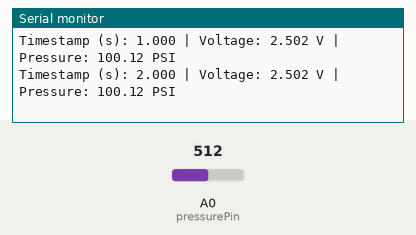
Simulated run of this sketch. Board: Arduino Uno, built with avr-gcc and run on an emulated ATmega328P. Shown: the last lines printed to the serial monitor. The test bench sets the inputs (shaded band); at power-on: A0 (pressurePin) = 512.

Above: at 2.8 s.
2.9 s: A0 (pressurePin) set to 716
At 3.5 s:
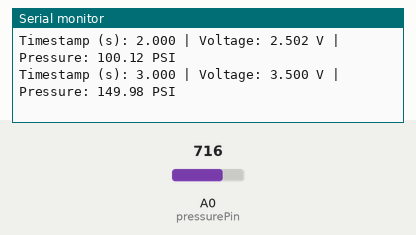
4.4 s: A0 (pressurePin) set to 900
At 5.8 s:
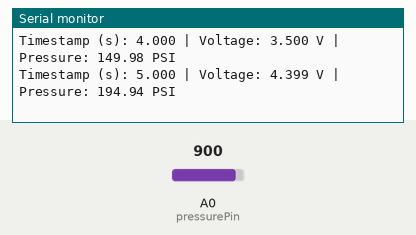
Timing chart, 0 to 7.4 s (numbered marks = the images above; inputs shaded):
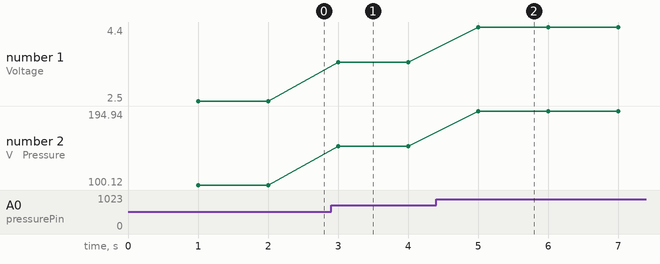

The sketch:

PressureSensor.ino
```cpp
const int pressurePin = A0;      // Analog pin connected to pressure transducer
float pressurePSI = 0.0;         // Calculated pressure in PSI

// Calibration values — based on sensor's spec
const float sensorMin = 0.5;     // Volts at 0 PSI
const float sensorMax = 4.5;     // Volts at max PSI (e.g., 200 PSI)
const float pressureMax = 200.0; // Max pressure rating of sensor

unsigned long previousMillis = 0;
unsigned long interval = 1000; // Log every 1000ms (1 second)

void setup() {
  Serial.begin(9600);
}

void loop() {
  unsigned long currentMillis = millis();

  if (currentMillis - previousMillis >= interval) {
    previousMillis = currentMillis;

    // Read raw analog voltage
    int analogValue = analogRead(pressurePin);
    float voltage = (analogValue / 1023.0) * 5.0; //arduino analogue read is between 0-1023 due to 10-bit 2^10 or 1024 levels

    // Convert voltage to pressure
    if (voltage >= sensorMin) {
      pressurePSI = ((voltage - sensorMin) / (sensorMax - sensorMin)) * pressureMax;
    } else {
      pressurePSI = 0.0;
    }

    // Print output with Arduino timestamp
    Serial.print("Timestamp (s): ");
    Serial.print(currentMillis / 1000.0, 3);  // 3 decimal places
    Serial.print(" | Voltage: ");
    Serial.print(voltage, 3);
    Serial.print(" V | Pressure: ");
    Serial.print(pressurePSI, 2);
    Serial.println(" PSI");
  }
}
```

Measured:
- after the input at 2.9 s, the serial monitor: prints a new line after 0.10 s (image 1)
- after the input at 4.4 s, the serial monitor: prints a new line after 0.60 s (image 2)
- plotted number 1: 2.5 → 3.5 after the input at 2.9 s, 3.5 → 4.4 after the input at 4.4 s
- plotted number 2: 100.12 → 149.98 after the input at 2.9 s, 149.98 → 194.94 after the input at 4.4 s
